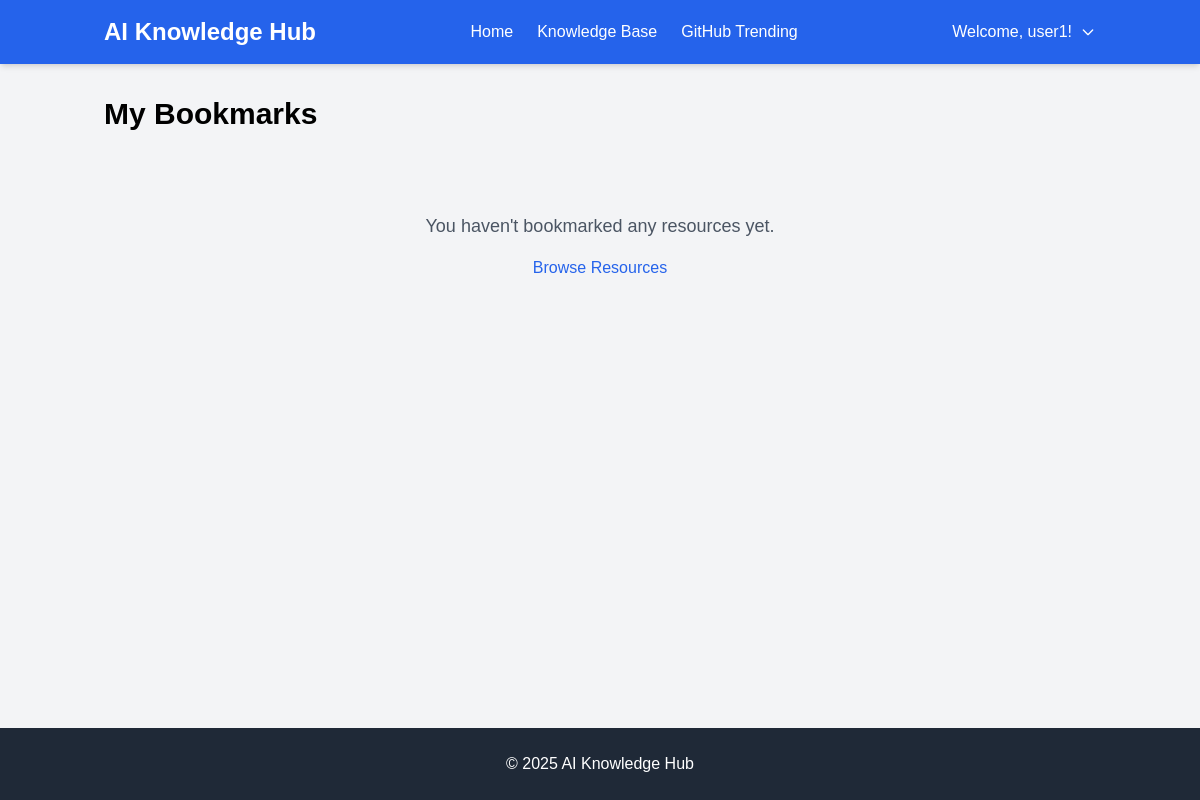
/bookmarks (signed in), run on an earlier commit of the app's database.
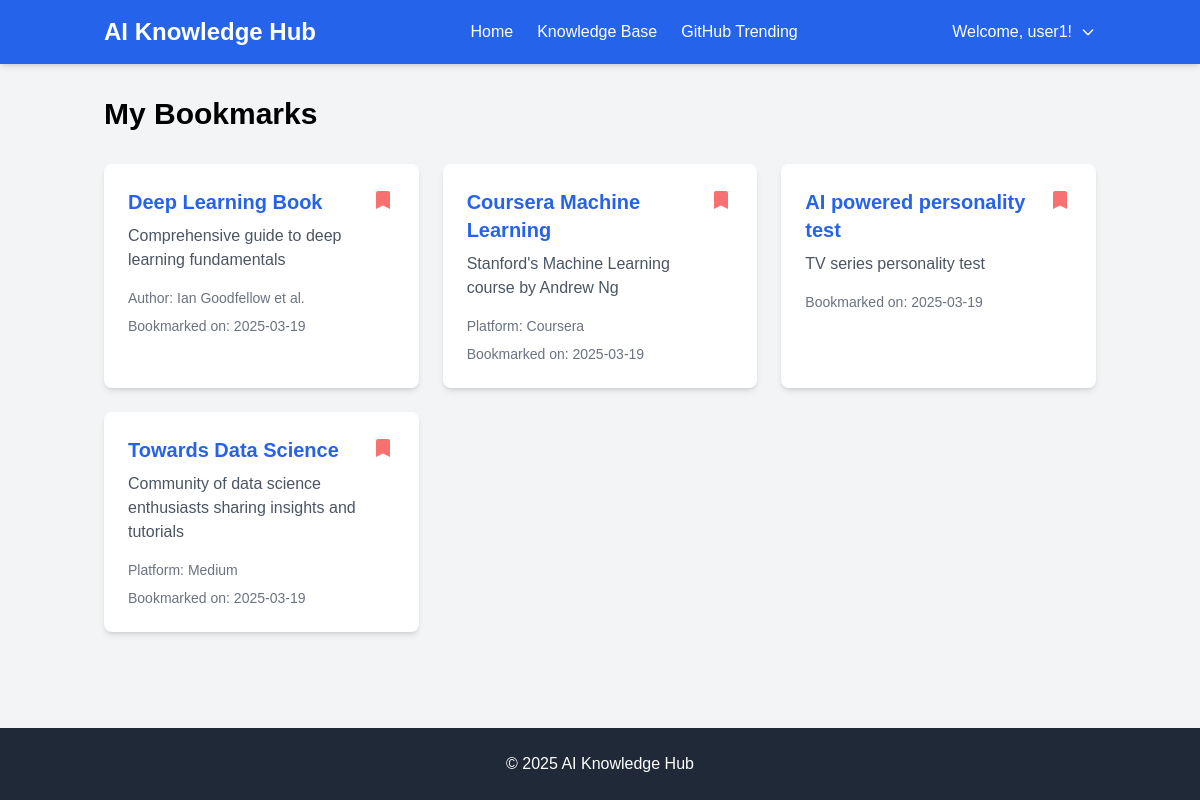
And on a later commit of the database.
### models.py (models this page shows, shortened)
class User(UserMixin, db.Model):
    id = db.Column(db.Integer, primary_key=True)
    username = db.Column(db.String(80), unique=True, nullable=False)
    email = db.Column(db.String(120), unique=True, nullable=False)
    password_hash = db.Column(db.String(128))
    is_admin = db.Column(db.Boolean, default=False)
    created_at = db.Column(db.DateTime, default=datetime.utcnow)
    bookmarks = db.relationship('Bookmark', backref='user', lazy=True)

class Bookmark(db.Model):
    id = db.Column(db.Integer, primary_key=True)
    user_id = db.Column(db.Integer, db.ForeignKey('user.id'), nullable=False)
    resource_type = db.Column(db.String(50), nullable=False)  # 'course', 'handbook', 'github_project', 'research_paper', 'blog'
    resource_id = db.Column(db.Integer, nullable=False)  # ID of the bookmarked resource
    created_at = db.Column(db.DateTime, default=db.func.current_timestamp())
    __table_args__ = (
        db.UniqueConstraint('user_id', 'resource_type', 'resource_id', name='unique_user_resource'),
    )

class Handbook(db.Model):
    id = db.Column(db.Integer, primary_key=True)
    title = db.Column(db.String(200), nullable=False)
    url = db.Column(db.String(500), nullable=False)
    author = db.Column(db.String(200))
    description = db.Column(db.Text)
    created_at = db.Column(db.DateTime, default=datetime.utcnow)

class Course(db.Model):
    id = db.Column(db.Integer, primary_key=True)
    title = db.Column(db.String(200), nullable=False)
    url = db.Column(db.String(500), nullable=False)
    platform = db.Column(db.String(100))
    description = db.Column(db.Text)
    created_at = db.Column(db.DateTime, default=datetime.utcnow)

class GitHubProject(db.Model):
    id = db.Column(db.Integer, primary_key=True)
    title = db.Column(db.String(200), nullable=False)
    url = db.Column(db.String(500), nullable=False)
    stars = db.Column(db.Integer)
    description = db.Column(db.Text)
    created_at = db.Column(db.DateTime, default=datetime.utcnow)

class Blog(db.Model):
    id = db.Column(db.Integer, primary_key=True)
    title = db.Column(db.String(200), nullable=False)
    url = db.Column(db.String(500), nullable=False)
    platform = db.Column(db.String(100))
    description = db.Column(db.Text)
    created_at = db.Column(db.DateTime, default=datetime.utcnow)

### app.py (the view)
@app.route('/bookmarks')
@login_required
def view_bookmarks():
    bookmarks = Bookmark.query.filter_by(user_id=current_user.id).order_by(Bookmark.created_at.desc()).all()
    print(f"Found {len(bookmarks)} bookmarks for user {current_user.id}")  # Debug log
    resources = []
    for bookmark in bookmarks:
        resource = None
        try:
            if bookmark.resource_type == 'courses':
                resource = Course.query.get(bookmark.resource_id)
            elif bookmark.resource_type == 'handbooks':
                resource = Handbook.query.get(bookmark.resource_id)
            elif bookmark.resource_type == 'github_projects':
                resource = GitHubProject.query.get(bookmark.resource_id)
            elif bookmark.resource_type == 'research_papers':
                resource = ResearchPaper.query.get(bookmark.resource_id)
            elif bookmark.resource_type == 'blogs':
                resource = Blog.query.get(bookmark.resource_id)
            if resource:
                resources.append({
                    'type': bookmark.resource_type,
                    'resource': resource,
                    'bookmark_id': bookmark.id,
                    'created_at': bookmark.created_at
                })
                print(f"Added resource: {resource.title} of type {bookmark.resource_type}")  # Debug log
            else:
                print(f"Resource not found for bookmark {bookmark.id} of type {bookmark.resource_type}")  # Debug log
        except Exception as e:
            print(f"Error processing bookmark {bookmark.id}: {str(e)}")  # Debug log
    print(f"Total resources to display: {len(resources)}")  # Debug log
    return render_template('bookmarks.html', resources=resources)

### app.py (called while the page is built)
@login_manager.user_loader
def load_user(user_id):
    return User.query.get(int(user_id))

def login_required(f):
    @wraps(f)
    def decorated_function(*args, **kwargs):
        if 'user_id' not in session:
            return redirect(url_for('login'))
        return f(*args, **kwargs)
    return decorated_function

### templates/bookmarks.html (shortened to what this page needs)
{% extends "base.html" %}
{% block content %}
<div class="max-w-7xl mx-auto">
    <h1 class="text-3xl font-bold mb-8">My Bookmarks</h1>
    {% if resources %}
    <div class="grid grid-cols-1 md:grid-cols-2 lg:grid-cols-3 gap-6">
        {% for item in resources %}
        <div class="bg-white rounded-lg shadow-md p-6">
            <div class="flex justify-between items-start">
                <div>
                    <h2 class="text-xl font-semibold mb-2">
                        <a href="{{ item.resource.url }}" target="_blank" class="text-blue-600 hover:text-blue-800">
                            {{ item.resource.title }}
                        </a>
                    </h2>
                    <p class="text-gray-600 mb-4">{{ item.resource.description }}</p>
                    {% if item.resource.platform %}
                    <p class="text-sm text-gray-500">Platform: {{ item.resource.platform }}</p>
                    {% endif %}
                    {% if item.resource.author %}
                    <p class="text-sm text-gray-500">Author: {{ item.resource.author }}</p>
                    {% endif %}
                    <p class="text-sm text-gray-500 mt-2">Bookmarked on: {{ item.created_at.strftime('%Y-%m-%d') }}</p>
                </div>
                <form action="{{ url_for('remove_bookmark', resource_type=item.type, resource_id=item.resource.id) }}" method="POST">
                    <button type="submit" class="text-red-400 hover:text-red-600">
                        <svg class="w-6 h-6" fill="currentColor" viewBox="0 0 24 24">
                            <path stroke-linecap="round" stroke-linejoin="round" stroke-width="2" d="M5 5a2 2 0 012-2h10a2 2 0 012 2v16l-7-3.5L5 21V5z"></path>
                        </svg>
                    </button>
                </form>
            </div>
        </div>
        {% endfor %}
    </div>
    {% else %}
    <div class="text-center py-12">
        <p class="text-gray-600 text-lg">You haven't bookmarked any resources yet.</p>
        <a href="{{ url_for('knowledge_base') }}" class="text-blue-600 hover:text-blue-800 mt-4 inline-block">Browse Resources</a>
    </div>
    {% endif %}
</div>
{% endblock %}

### templates/base.html (shortened to what this page needs)
<!DOCTYPE html>
<html lang="en">
<head>
    <script src="https://cdn.tailwindcss.com"></script>
</head>
<body class="bg-gray-100 min-h-screen flex flex-col">
    <header class="bg-blue-600 text-white shadow-md">
        <div class="container mx-auto px-4 py-4">
            <div class="flex justify-between items-center">
                <h1 class="text-2xl font-bold">AI Knowledge Hub</h1>
                <nav>
                    <ul class="flex space-x-6">
                        {% if current_user.is_authenticated %}
                        <li><a href="{{ url_for('index') }}" class="hover:text-blue-200 transition-colors">Home</a></li>
                        <li><a href="{{ url_for('knowledge_base') }}" class="hover:text-blue-200 transition-colors">Knowledge Base</a></li>
                        <li><a href="{{ url_for('github_trending') }}" class="hover:text-blue-200 transition-colors">GitHub Trending</a></li>
                        {% else %}
                        <li><a href="{{ url_for('login') }}" class="hover:text-blue-200 transition-colors">Login</a></li>
                        <li><a href="{{ url_for('register') }}" class="hover:text-blue-200 transition-colors">Register</a></li>
                        {% endif %}
                    </ul>
                </nav>
                <div class="relative">
                    {% if current_user.is_authenticated %}
                        <button id="userMenuButton" class="flex items-center space-x-2 hover:text-blue-200 transition-colors">
                            <span>Welcome, {{ current_user.username }}!</span>
                            <svg class="w-4 h-4" fill="none" stroke="currentColor" viewBox="0 0 24 24">
                                <path stroke-linecap="round" stroke-linejoin="round" stroke-width="2" d="M19 9l-7 7-7-7"></path>
                            </svg>
                        </button>
                    {% endif %}
                </div>
            </div>
        </div>
    </header>
    <main class="container mx-auto px-4 py-8 flex-grow">
        {% block content %}{% endblock %}
    </main>
    <footer class="bg-gray-800 text-white py-6">
        <div class="container mx-auto px-4 text-center">
            <p>&copy; 2025 AI Knowledge Hub</p>
        </div>
    </footer>
</body>
</html>

### templates/base.html (style rules this page uses)
body { font-family: Arial, sans-serif; margin: 0; padding: 0; }

What changed in the data, as far as the page shows it:
added Bookmark: resource "Deep Learning Book", resource.description "Comprehensive guide to deep learning fundamentals", resource.author "Ian Goodfellow et al.", created_at "2025-03-19"
added Bookmark: resource "Coursera Machine Learning", resource.description "Stanford's Machine Learning course by Andrew Ng", resource.platform "Coursera", created_at "2025-03-19"
added Bookmark: resource "AI powered personality test", resource.description "TV series personality test", created_at "2025-03-19"
added Bookmark: resource "Towards Data Science", resource.description "Community of data science enthusiasts sharing insights and tutorials", resource.platform "Medium", created_at "2025-03-19"
Also different on the page:
text no longer shown: "You haven't bookmarked any resources yet. Browse Resources"
